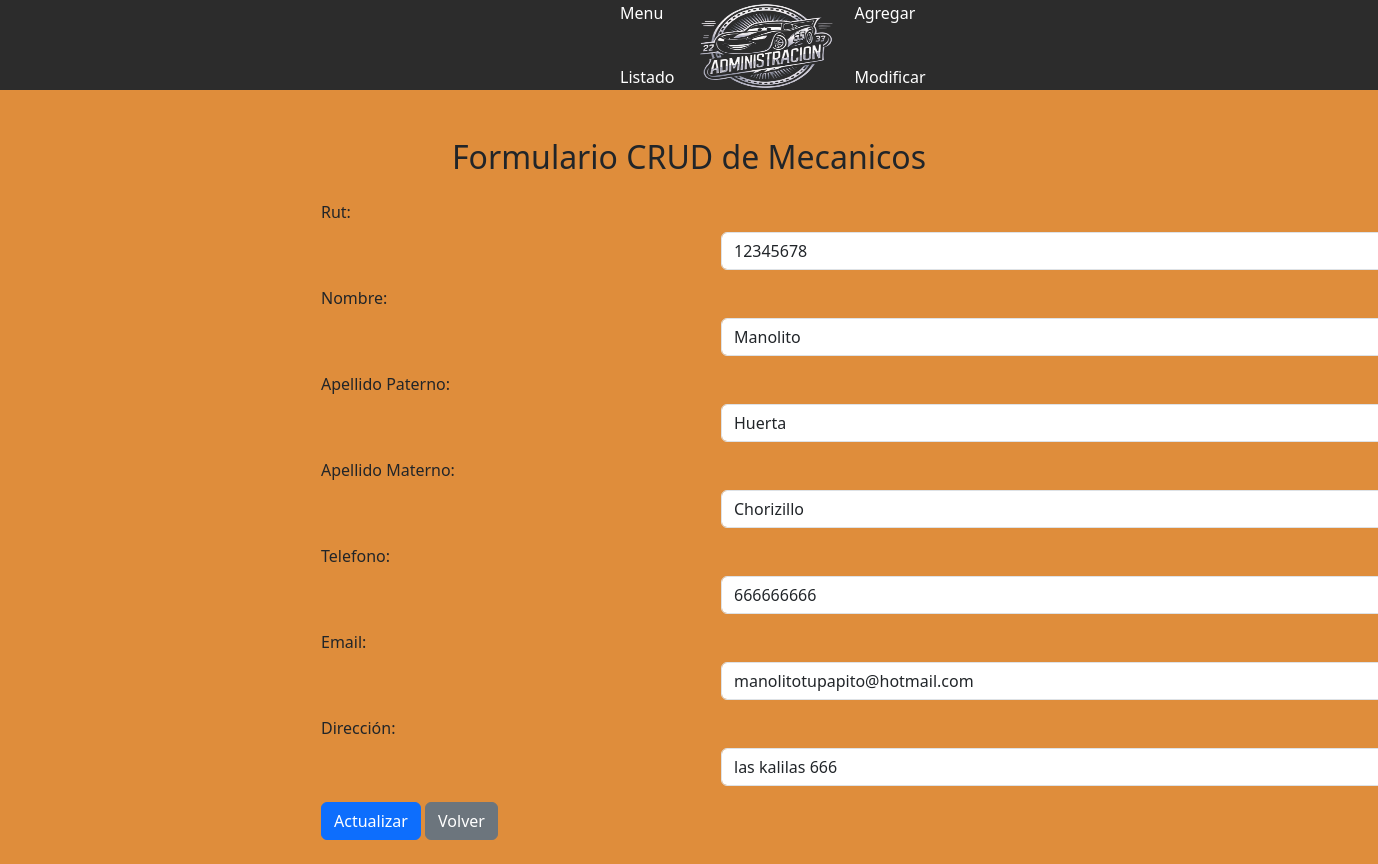
/mecanicos_findEdit/12345678 (signed in), run on an earlier commit of the app's database.
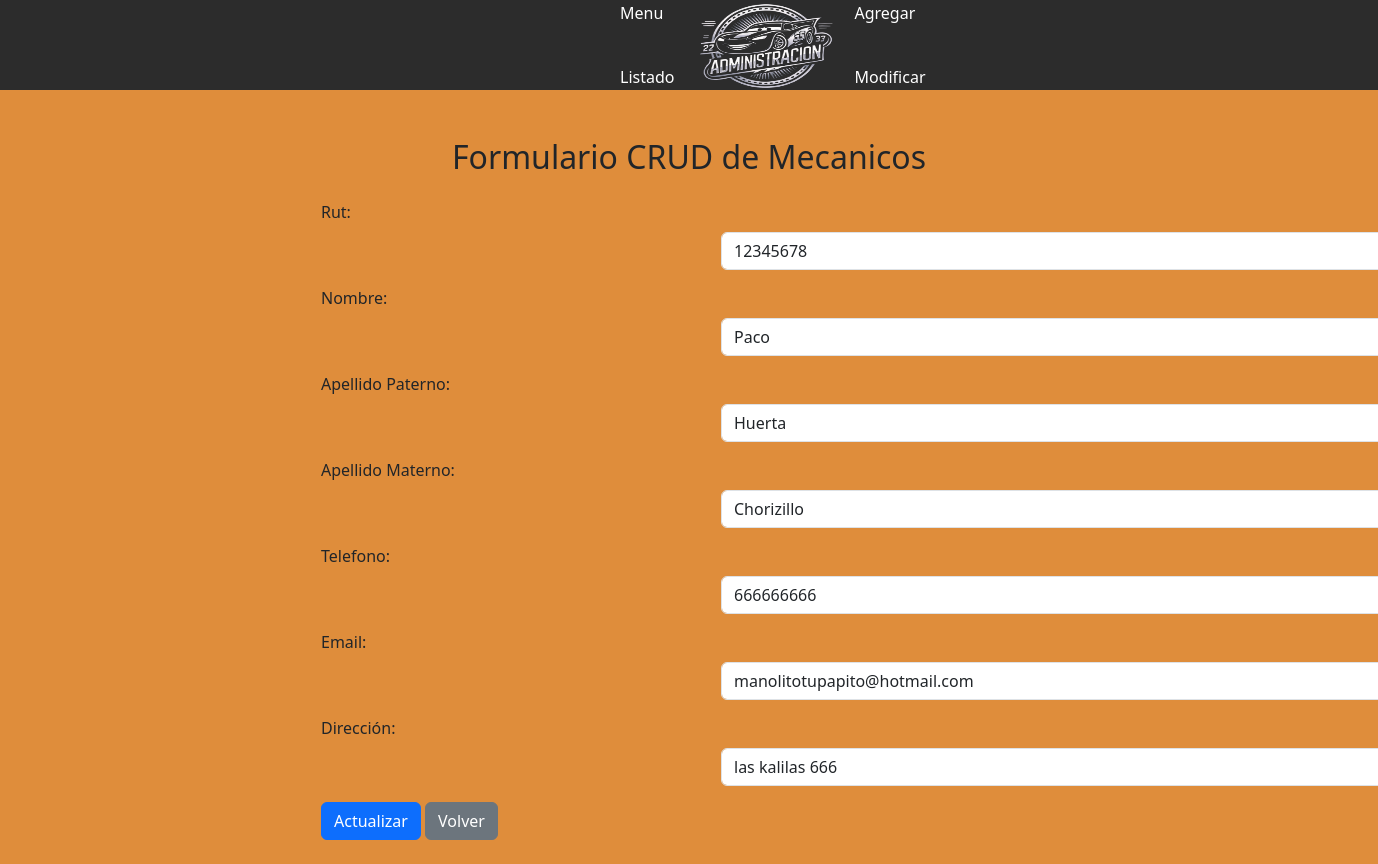
And on a later commit of the database.
### myapp/models.py (models this page shows, shortened)
class Mecanico(models.Model):
    rut = models.CharField(primary_key=True, max_length=10)
    nombre = models.CharField(max_length=20)
    apellido_paterno = models.CharField(max_length=20)
    apellido_materno = models.CharField(max_length=20)
    telefono = models.CharField(max_length=45)
    email = models.EmailField(unique=True, max_length=100, blank=True, null=True)
    direccion = models.CharField(max_length=50, blank=True, null=True)

### myapp/views.py (the view)
# urls.py: path('mecanicos_findEdit/<str:pk>', views.mecanicos_findEdit, name='mecanicos_findEdit'),
@login_required
@superuser_required
def mecanicos_findEdit(request,pk):
    if pk != "":
        mecanico=Mecanico.objects.get(rut=pk)
        context={'mecanico':mecanico}
        if mecanico:
            return render(request, 'Administracion/editM.html', context)
        else:
            context={'mensaje':'Error, rut no existe...'}
            return render(request, 'Administracion/listar.html', context)

### myapp/templates/Administracion/editM.html (shortened to what this page needs)
{% load static %}
<!DOCTYPE html>
<html lang="en">
<head>
    <link rel="stylesheet" href="{% static 'css/menu.css' %}">
    <link rel="stylesheet" href="{% static 'css/Listado.css' %}">
    <link rel="stylesheet" href="{% static 'bootstrap-5.3.3/css/bootstrap.css' %}">
</head>
<body>
    <div class="navbarM">
        <ul class="nav me-auto mb-4 mb-lg-0">
            <li class="nav-item">
                <a class="nav-link" href="{% url 'menu' %}">Menu</a>
            </li>
            <li class="nav-item">
                <a class="nav-link" href="{% url 'listar' %}">Listado</a>
            </li>
        </ul>
        <a class="logo" href="{% url 'menu' %}">
            <img src="{% static 'imagenes/Adm.png' %}" alt="logo" width="140px" height="100px">
        </a>
        <ul class="nav ms-auto mb-2 mb-lg-0">
            <li class="nav-item">
                <a class="nav-link" href="{% url 'agrega' %}">Agregar</a>
            </li>
            <li class="nav-item">
                <a class="nav-link" href="{% url 'modificar' %}">Modificar</a>
            </li>
        </ul>
    </div>
    <div class="container mt-5">
        <div class="row justify-content-center">
            <div class="col-md-8">
                {% if mecanico %}
                <h2 class="text-center mb-4">Formulario CRUD de Mecanicos</h2>
                <form action="{% url 'mecanicosUpdate' %}" method="POST">
                    <div class="mb-3">
                        <label class="form-label">Rut:</label>
                        <input type="text" name="rut" value="{{mecanico.rut}}" class="form-control" required>
                    </div>
                    <div class="mb-3">
                        <label class="form-label">Nombre:</label>
                        <input type="text" name="nombre" value="{{mecanico.nombre}}" class="form-control" required>
                    </div>
                    <div class="mb-3">
                        <label class="form-label">Apellido Paterno:</label>
                        <input type="text" name="paterno" value="{{mecanico.apellido_paterno}}" class="form-control" required>
                    </div>
                    <div class="mb-3">
                        <label class="form-label">Apellido Materno:</label>
                        <input type="text" name="materno" value="{{mecanico.apellido_materno}}" class="form-control" required>
                    </div>
                    <div class="mb-3">
                        <label class="form-label">Telefono:</label>
                        <input type="text" name="telefono" value="{{mecanico.telefono}}" class="form-control" required>
                    </div>
                    <div class="mb-3">
                        <label class="form-label">Email:</label>
                        <input type="email" name="email" value="{{mecanico.email}}" class="form-control" required>
                    </div>
                    <div class="mb-3">
                        <label class="form-label">Dirección:</label>
                        <input type="text" name="direccion" value="{{mecanico.direccion}}" class="form-control" required>
                    </div>
                    <input type="submit" name="opcion" value="Actualizar" class="btn btn-primary">
                    <a href="{% url 'modificar' %}" class="btn btn-secondary">Volver</a>
                </form>
                <br>
                {% endif %}
            </div>
        </div>
    </div>
</body>
</html>

What changed in the data, as far as the page shows it:
changed Mecanico "Huerta": nombre "Manolito" → "Paco"
